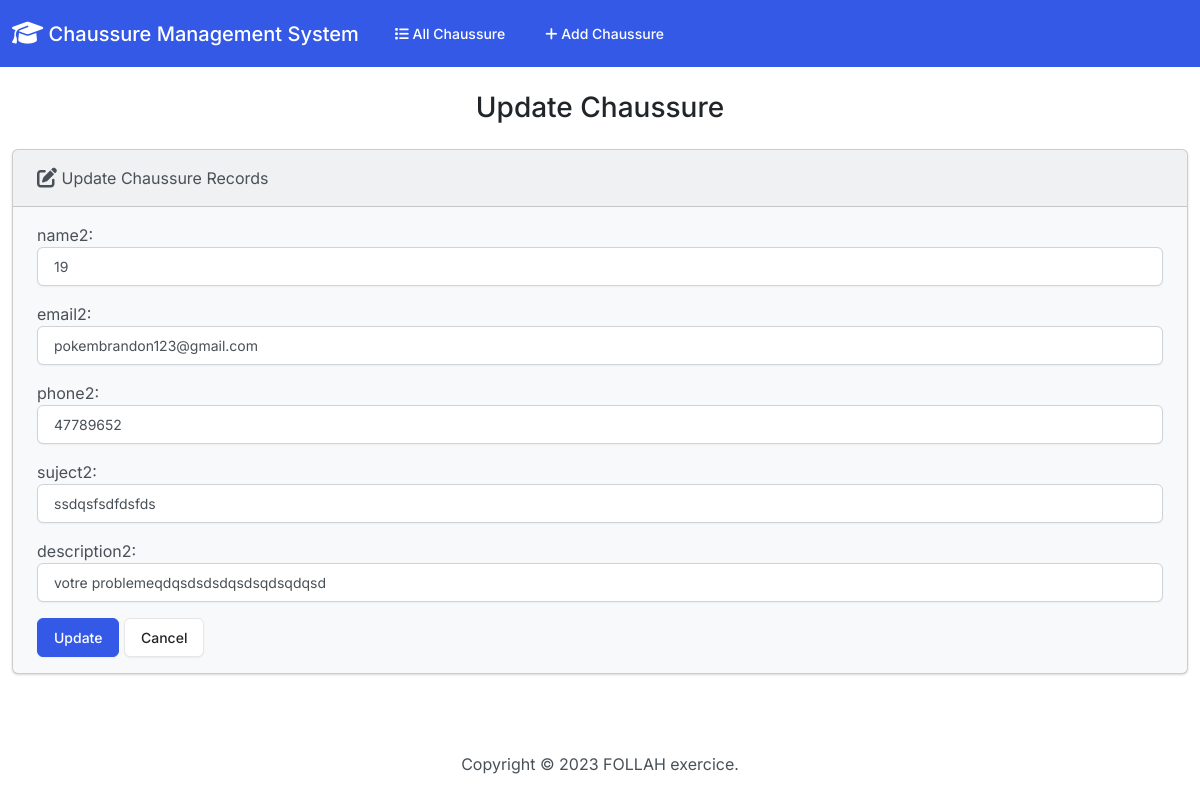
Screenshot of /edit/1 with the database file from the repository.
### crud/models.py (models this page shows, shortened)
class Chaussure(models.Model):
    name2 = models.CharField(max_length=30)
    email2 = models.EmailField(blank=True)
    phone2 = models.PositiveIntegerField(default='')
    suject2 = models.CharField(max_length=30)
    description2 = models.TextField(default='votre probleme')

### crud/views.py (the view)
# urls.py: path('edit/<int:id>', views.edit, name='edit'),
def edit(request, id):
    if request.method == 'POST':
        chaussure = Chaussure.objects.get(pk=id)
        form = ChaussureForm(request.POST, instance=chaussure)
        if form.is_valid():
            form.save()
            return render(request, 'crud/edit.html', {'form': form, 'success': True})
    else:
        chaussure = Chaussure.objects.get(pk=id)
        form = ChaussureForm(instance=chaussure)
    return render(request, 'crud/edit.html', {
        'form': form
    })

### crud/form.py
class ChaussureForm(forms.ModelForm):
    class Meta:
        model = Chaussure
        fields = ['name2', 'email2', 'phone2', 'suject2', 'description2']
        labels = {
            'name2': 'name2',
            'email2': 'email2',
            'phone2': 'phone2',
            'suject2': 'suject2',
            'description2': 'description2',
        }
        widgets = {
            'name2': forms.TextInput(attrs={'class': 'form-control'}),
            'email2': forms.EmailInput(attrs={'class': 'form-control'}),
            'phone2': forms.NumberInput(attrs={'class': 'form-control'}),
            'suject2': forms.TextInput(attrs={'class': 'form-control'}),
            'description2': forms.TextInput(attrs={'class': 'form-control'}),
        }

### crud/templates/crud/edit.html (shortened to what this page needs)
{% extends "crud/base.html" %}
{% block body %}
    <h3 class="text-center m-4">Update Chaussure</h3>
    {% if success%}
        <div class="alert alert-succes" role="alert">
            The chaussure updeted successfully.
            <a href="{% url 'index' %}" class="alert-link">Go to Home Page.</a>
        </div>
    {% else %}
        <div class="row justify-content-center">
            <div class=""col-6">
                <div class="card bg-light mb-3">
                    <div class="card-header">
                        <i class="fa-solid fa-pen-to-square fa-lg"></i> Update Chaussure Records
                    </div>
                    <div class="card-body">
                      <form action="" method="POST">
                        {{ form.as_p }}
                        <button type="submit" class="btn btn-primary">Update</button>
                        <a href="{% url 'index' %}" class="btn btn-secondary">Cancel</a>
                      </form>
                    </div>
                </div>
            </div>
        </div>
    {% endif %}
{% endblock%}

### rows the page displays
Chaussure: name2 "19", email2 "pokembrandon123@gmail.com", phone2 "47789652", suject2 "ssdqsfsdfdsfds", description2 "votre problemeqdqsdsdsdqsdsqdsqdqsd"
